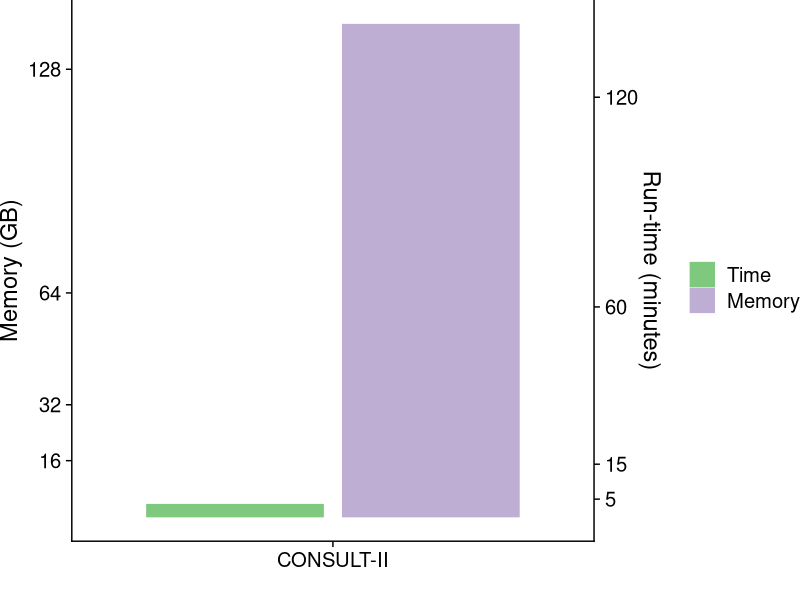

The R source for this figure: (Note: this script raises an error after producing the figure.)
require(ggplot2)
require(reshape2)
require(readr)
require(cowplot)
require(dplyr)

rc <- read_tsv("../results/resource_tool_comparison.tsv")
rc <- rc %>% filter(Tool == "CLARK" | Tool == "CONSULT-II" | Tool == "Kraken-II")

ggplot(melt(rc[, 0:4], id.vars = 1:2)) +
  geom_col(aes(x=Tool, colour=variable, fill=variable, y=value), position = position_dodge2(padding = 0.1)) +
  theme_cowplot(font_size = 17) +
  labs(fill = "", colour = "", x = "") +
  theme(plot.margin = unit(c(0, 0, 0, 0), "cm")) +
  scale_y_continuous(name = "Memory (GB)", c(16, 32, 64, 128), sec.axis = sec_axis(~., name="Run-time (minutes)", breaks = c(5, 15, 60, 120))) +
  scale_colour_brewer(palette = "Accent", labels=c("Memory_GB" = "Memory", "Time_min"="Time")) +
  scale_fill_brewer(palette = "Accent", labels=c("Memory_GB" = "Memory", "Time_min"="Time"))
ggsave2("../figures/resource_tool_comparison.pdf", width = 6.75, height = 4)